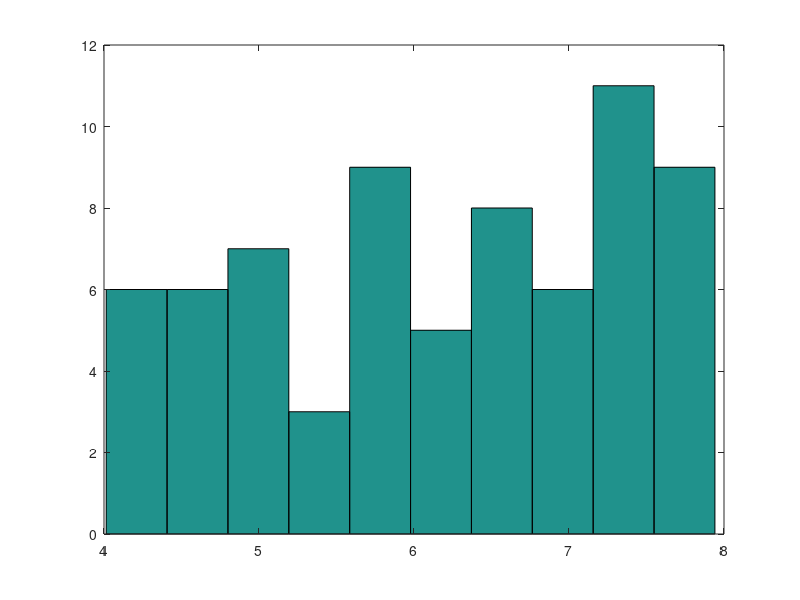

This figure's MATLAB source:
vec_ISIs = []

for i = 1:70
ISI = 4 + (8-4) .* rand; % rand ISI between 4 and 8
vec_ISIs(i) = ISI;
end

hist(vec_ISIs)

save('vec_ISIs.mat','vec_ISIs')